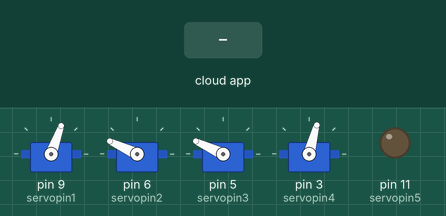
Recording of a sketch running on a simulated Arduino Uno, built with avr-gcc and run on an emulated ATmega328P. Parts: 4 × servo, output pins drawn as LEDs (lit = HIGH). The inputs (shaded band) are chosen by the test bench. The ROS host is connected and sends only what is stated.

Above: at 1.2 s.
1.3 s: the phone or cloud app sets command to -100
At 1.8 s:
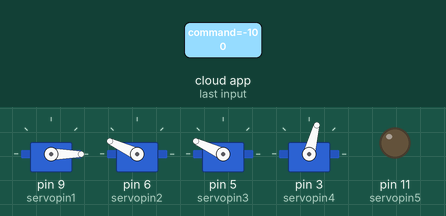
2.8 s: the phone or cloud app sets command to 100
At 3.7 s:
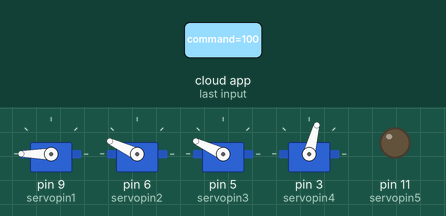
4.3 s: the phone or cloud app sets command to 0
At 5.5 s:
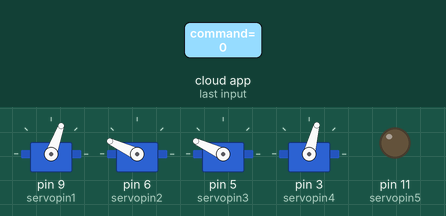
Timing chart, 0 to 7.3 s (numbered marks = the images above; inputs shaded):
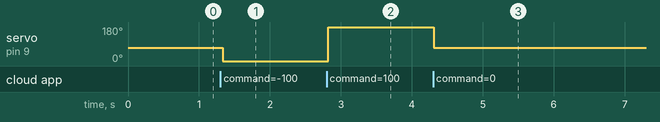

Measured:
- after the input at 1.3 s, servo on pin 9 (servopin1): 70° → 0° at once
- after the input at 2.8 s, servo on pin 9 (servopin1): 0° → 180° at once
- after the input at 4.3 s, servo on pin 9 (servopin1): 180° → 70° at once

The sketch:

robot.ino
```cpp
#include <ros.h>

#include <ros.h>
#include <std_msgs/String.h>
#include <std_msgs/Float64.h>
#include <Servo.h>

// Define servo
int servopin1 = 9;    //Define servo interface digital interface 9
int servopin2 = 6;    //Define servo interface digital interface 6
int servopin3 = 5;    //Define servo interface digital interface 5
int servopin4 = 3;    //Define servo interface digital interface 3
int servopin5 = 11;   //Define servo interface digital interface 11

Servo servo1;
Servo servo2;
Servo servo3;
Servo servo4;
Servo servo5;

// Command callback
ros::NodeHandle nh;

void commandCb1(const std_msgs::Float64& msg){
    int joint_pos = msg.data /3.1416*180 + 70;
    servo1.write(joint_pos);
}

void commandCb2(const std_msgs::Float64& msg){
    int joint_pos = msg.data /3.1416*180 + 155;
    servo2.write(joint_pos);
}

void commandCb3(const std_msgs::Float64& msg){
    int joint_pos = msg.data /3.1416*180 + 155;
    servo3.write(joint_pos);
}

void commandCb4(const std_msgs::Float64& msg){
  int  joint_pos = msg.data /3.1416*180 + 75;
    servo4.write(joint_pos);
}

// Command subscriber initialization
ros::Subscriber<std_msgs::Float64> command_sub1("/adeept/joint1_position_controller/command", &commandCb1);
ros::Subscriber<std_msgs::Float64> command_sub2("/adeept/joint2_position_controller/command", &commandCb2);
ros::Subscriber<std_msgs::Float64> command_sub3("/adeept/joint3_position_controller/command", &commandCb3);
ros::Subscriber<std_msgs::Float64> command_sub4("/adeept/joint4_position_controller/command", &commandCb4);


void setup(){
    //Set the servo interface as the output interface
    pinMode(servopin1, OUTPUT);
    pinMode(servopin2, OUTPUT);
    pinMode(servopin3, OUTPUT);
    pinMode(servopin4, OUTPUT);
    pinMode(servopin5, OUTPUT);
    servo1.attach(servopin1);
    servo2.attach(servopin2);
    servo3.attach(servopin3);
    servo4.attach(servopin4);

    // Back to Home pos
    servo1.write(70);
    servo2.write(155);
    servo3.write(155);
    servo4.write(75);

    // Receive command
    nh.initNode();
    nh.subscribe(command_sub1);
    nh.subscribe(command_sub2);
    nh.subscribe(command_sub3);
    nh.subscribe(command_sub4);

    Serial.begin(115200);
}


void loop(){
    nh.spinOnce();

    delay(50);
}
```
